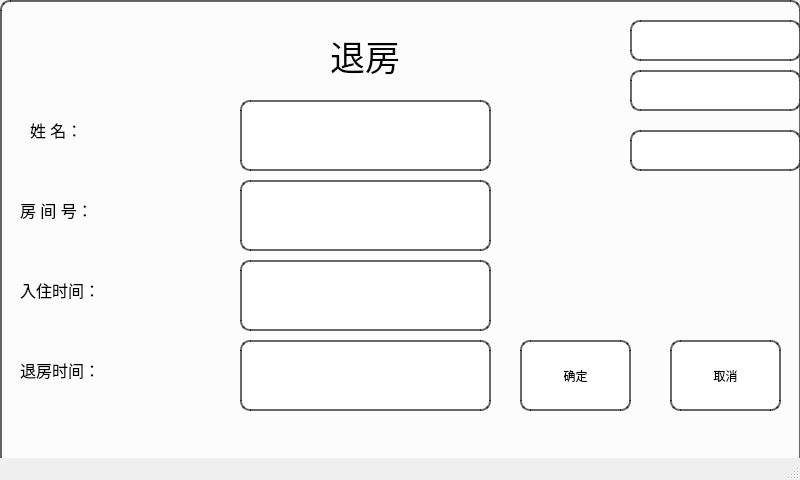
<?xml version="1.0" encoding="UTF-8"?>
<ui version="4.0">
 <class>check_out</class>
 <widget class="QMainWindow" name="check_out">
  <property name="geometry">
   <rect>
    <x>0</x>
    <y>0</y>
    <width>800</width>
    <height>480</height>
   </rect>
  </property>
  <property name="windowTitle">
   <string>MainWindow</string>
  </property>
  <widget class="QWidget" name="centralwidget">
   <widget class="QLabel" name="label">
    <property name="geometry">
     <rect>
      <x>330</x>
      <y>10</y>
      <width>301</width>
      <height>91</height>
     </rect>
    </property>
    <property name="font">
     <font>
      <family>仿宋</family>
      <pointsize>26</pointsize>
     </font>
    </property>
    <property name="text">
     <string>退房</string>
    </property>
   </widget>
   <widget class="QTextEdit" name="roomid">
    <property name="geometry">
     <rect>
      <x>240</x>
      <y>180</y>
      <width>251</width>
      <height>71</height>
     </rect>
    </property>
    <property name="styleSheet">
     <string notr="true">border: 2px solid rgba(0, 0, 0, 150); /* 黑色边框，150为不透明度 */
    background-color: rgba(255, 255, 255, 200); /* 白色背景，200为不透明度 */
    border-radius: 10px; /* 圆角边框 */</string>
    </property>
   </widget>
   <widget class="QTextEdit" name="name">
    <property name="geometry">
     <rect>
      <x>240</x>
      <y>100</y>
      <width>251</width>
      <height>71</height>
     </rect>
    </property>
    <property name="styleSheet">
     <string notr="true">border: 2px solid rgba(0, 0, 0, 150); /* 黑色边框，150为不透明度 */
    background-color: rgba(255, 255, 255, 200); /* 白色背景，200为不透明度 */
    border-radius: 10px; /* 圆角边框 */</string>
    </property>
   </widget>
   <widget class="QLabel" name="label_2">
    <property name="geometry">
     <rect>
      <x>30</x>
      <y>100</y>
      <width>101</width>
      <height>61</height>
     </rect>
    </property>
    <property name="font">
     <font>
      <pointsize>16</pointsize>
     </font>
    </property>
    <property name="text">
     <string>&lt;html&gt;&lt;head/&gt;&lt;body&gt;&lt;p&gt;&lt;span style=&quot; font-size:12pt;&quot;&gt;姓 名：&lt;/span&gt;&lt;/p&gt;&lt;/body&gt;&lt;/html&gt;</string>
    </property>
   </widget>
   <widget class="QLabel" name="label_3">
    <property name="geometry">
     <rect>
      <x>20</x>
      <y>180</y>
      <width>101</width>
      <height>61</height>
     </rect>
    </property>
    <property name="font">
     <font>
      <pointsize>16</pointsize>
     </font>
    </property>
    <property name="text">
     <string>&lt;html&gt;&lt;head/&gt;&lt;body&gt;&lt;p&gt;&lt;span style=&quot; font-size:12pt;&quot;&gt;房  间  号：&lt;/span&gt;&lt;/p&gt;&lt;/body&gt;&lt;/html&gt;</string>
    </property>
   </widget>
   <widget class="QLabel" name="label_4">
    <property name="geometry">
     <rect>
      <x>20</x>
      <y>260</y>
      <width>111</width>
      <height>61</height>
     </rect>
    </property>
    <property name="font">
     <font>
      <pointsize>16</pointsize>
     </font>
    </property>
    <property name="text">
     <string>&lt;html&gt;&lt;head/&gt;&lt;body&gt;&lt;p&gt;&lt;span style=&quot; font-size:12pt;&quot;&gt;入住时间：&lt;/span&gt;&lt;/p&gt;&lt;/body&gt;&lt;/html&gt;</string>
    </property>
   </widget>
   <widget class="QLabel" name="label_5">
    <property name="geometry">
     <rect>
      <x>20</x>
      <y>340</y>
      <width>101</width>
      <height>61</height>
     </rect>
    </property>
    <property name="font">
     <font>
      <pointsize>16</pointsize>
     </font>
    </property>
    <property name="text">
     <string>&lt;html&gt;&lt;head/&gt;&lt;body&gt;&lt;p&gt;&lt;span style=&quot; font-size:12pt;&quot;&gt;退房时间：&lt;/span&gt;&lt;/p&gt;&lt;/body&gt;&lt;/html&gt;</string>
    </property>
   </widget>
   <widget class="QTextEdit" name="out_time">
    <property name="geometry">
     <rect>
      <x>240</x>
      <y>340</y>
      <width>251</width>
      <height>71</height>
     </rect>
    </property>
    <property name="styleSheet">
     <string notr="true">border: 2px solid rgba(0, 0, 0, 150); /* 黑色边框，150为不透明度 */
    background-color: rgba(255, 255, 255, 200); /* 白色背景，200为不透明度 */
    border-radius: 10px; /* 圆角边框 */</string>
    </property>
   </widget>
   <widget class="QTextEdit" name="in_time">
    <property name="geometry">
     <rect>
      <x>240</x>
      <y>260</y>
      <width>251</width>
      <height>71</height>
     </rect>
    </property>
    <property name="styleSheet">
     <string notr="true">border: 2px solid rgba(0, 0, 0, 150); /* 黑色边框，150为不透明度 */
    background-color: rgba(255, 255, 255, 200); /* 白色背景，200为不透明度 */
    border-radius: 10px; /* 圆角边框 */</string>
    </property>
   </widget>
   <widget class="QPushButton" name="pushButton">
    <property name="geometry">
     <rect>
      <x>520</x>
      <y>340</y>
      <width>111</width>
      <height>71</height>
     </rect>
    </property>
    <property name="styleSheet">
     <string notr="true">border: 2px solid rgba(0, 0, 0, 150); /* 黑色边框，150为不透明度 */
    background-color: rgba(255, 255, 255, 200); /* 白色背景，200为不透明度 */
    border-radius: 10px; /* 圆角边框 */</string>
    </property>
    <property name="text">
     <string>确定</string>
    </property>
   </widget>
   <widget class="QPushButton" name="pushButton_2">
    <property name="geometry">
     <rect>
      <x>670</x>
      <y>340</y>
      <width>111</width>
      <height>71</height>
     </rect>
    </property>
    <property name="styleSheet">
     <string notr="true">border: 2px solid rgba(0, 0, 0, 150); /* 黑色边框，150为不透明度 */
    background-color: rgba(255, 255, 255, 200); /* 白色背景，200为不透明度 */
    border-radius: 10px; /* 圆角边框 */</string>
    </property>
    <property name="text">
     <string>取消</string>
    </property>
   </widget>
   <widget class="QFrame" name="frame">
    <property name="geometry">
     <rect>
      <x>0</x>
      <y>0</y>
      <width>801</width>
      <height>481</height>
     </rect>
    </property>
    <property name="styleSheet">
     <string notr="true">border: 2px solid rgba(0, 0, 0, 150); /* 黑色边框，150为不透明度 */
    background-color: rgba(255, 255, 255, 200); /* 白色背景，200为不透明度 */
    border-radius: 10px; /* 圆角边框 */</string>
    </property>
    <property name="frameShape">
     <enum>QFrame::StyledPanel</enum>
    </property>
    <property name="frameShadow">
     <enum>QFrame::Raised</enum>
    </property>
    <widget class="QLabel" name="daysStayed">
     <property name="geometry">
      <rect>
       <x>630</x>
       <y>20</y>
       <width>171</width>
       <height>41</height>
      </rect>
     </property>
     <property name="text">
      <string/>
     </property>
    </widget>
    <widget class="QLabel" name="roomtype">
     <property name="geometry">
      <rect>
       <x>630</x>
       <y>70</y>
       <width>171</width>
       <height>41</height>
      </rect>
     </property>
     <property name="text">
      <string/>
     </property>
    </widget>
    <widget class="QLabel" name="totalPrice">
     <property name="geometry">
      <rect>
       <x>630</x>
       <y>130</y>
       <width>171</width>
       <height>41</height>
      </rect>
     </property>
     <property name="text">
      <string/>
     </property>
    </widget>
   </widget>
   <zorder>frame</zorder>
   <zorder>label</zorder>
   <zorder>roomid</zorder>
   <zorder>name</zorder>
   <zorder>label_2</zorder>
   <zorder>label_3</zorder>
   <zorder>label_4</zorder>
   <zorder>label_5</zorder>
   <zorder>out_time</zorder>
   <zorder>in_time</zorder>
   <zorder>pushButton</zorder>
   <zorder>pushButton_2</zorder>
  </widget>
  <widget class="QStatusBar" name="statusbar"/>
 </widget>
 <resources/>
 <connections/>
</ui>
